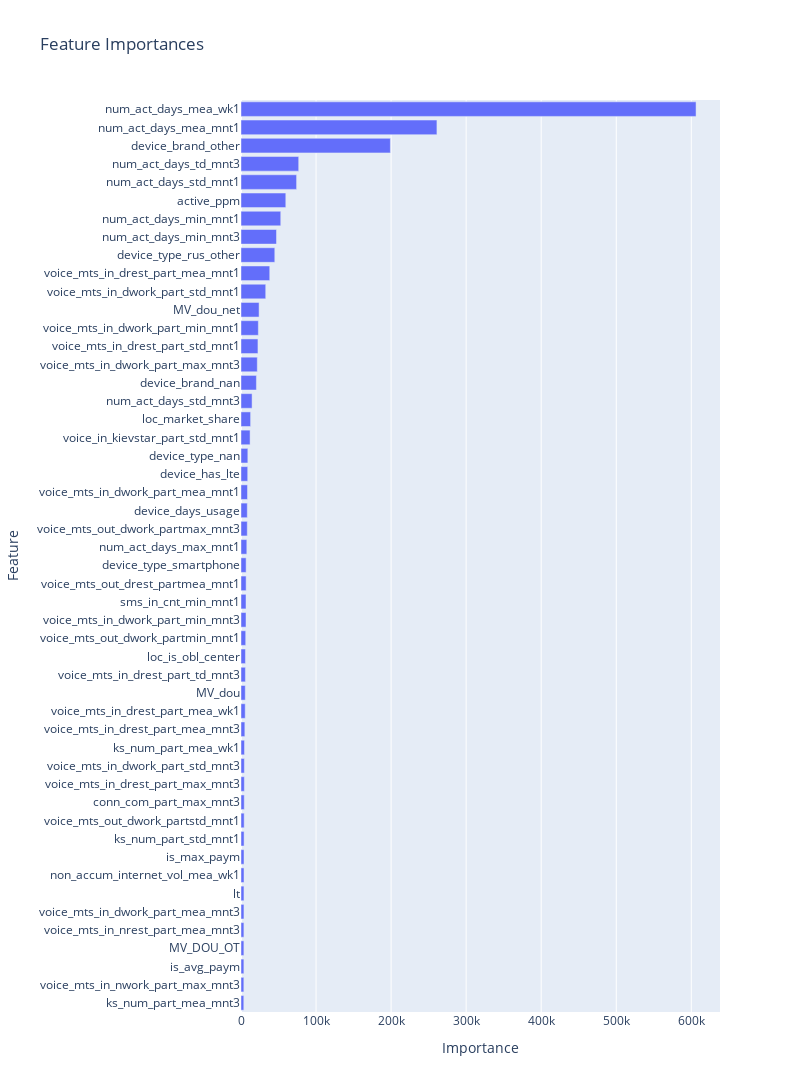

Source (notebook cell):
### Code cell
import plotly.express as px

fig = px.bar(feature_importances[:50], x="Importance", y="Feature", title="Feature Importances")
fig.update_layout(yaxis={"categoryorder": "total ascending"}, width=800, height=1200)
fig.show()

### Figure 1 — Plotly figure (JSON) as saved in the notebook; plotly's stock layout.template omitted (floating-point values rounded to 4 significant figures)
{"data": [{"alignmentgroup": "True", "hovertemplate": "Importance=%{x}<br>Feature=%{y}<extra></extra>", "legendgroup": "", "marker": {"color": "#636efa", "pattern": {"shape": ""}}, "name": "", "offsetgroup": "", "orientation": "h", "showlegend": false, "textposition": "auto", "type": "bar", "x": [606300.0, 261100.0, 199000.0, 76890.0, 74070.0, 59700.0, 52960.0, 47290.0, 45020.0, 38290.0, 32950.0, 24080.0, 23100.0, 22580.0, 21700.0, 20540.0, 14760.0, 12800.0, 12090.0, 9108.0, 8944.0, 8662.0, 8375.0, 8356.0, 7758.0, 6824.0, 6821.0, 6701.0, 6685.0, 6279.0, 5923.0, 5891.0, 5692.0, 5611.0, 5127.0, 4634.0, 4458.0, 4431.0, 4317.0, 4216.0, 4101.0, 4020.0, 3998.0, 3948.0, 3925.0, 3870.0, 3857.0, 3840.0, 3782.0, 3721.0], "xaxis": "x", "y": ["num_act_days_mea_wk1", "num_act_days_mea_mnt1", "device_brand_other", "num_act_days_td_mnt3", "num_act_days_std_mnt1", "active_ppm", "num_act_days_min_mnt1", "num_act_days_min_mnt3", "device_type_rus_other", "voice_mts_in_drest_part_mea_mnt1", "voice_mts_in_dwork_part_std_mnt1", "MV_dou_net", "voice_mts_in_dwork_part_min_mnt1", "voice_mts_in_drest_part_std_mnt1", "voice_mts_in_dwork_part_max_mnt3", "device_brand_nan", "num_act_days_std_mnt3", "loc_market_share", "voice_in_kievstar_part_std_mnt1", "device_type_nan", "device_has_lte", "voice_mts_in_dwork_part_mea_mnt1", "device_days_usage", "voice_mts_out_dwork_partmax_mnt3", "num_act_days_max_mnt1", "device_type_smartphone", "voice_mts_out_drest_partmea_mnt1", "sms_in_cnt_min_mnt1", "voice_mts_in_dwork_part_min_mnt3", "voice_mts_out_dwork_partmin_mnt1", "loc_is_obl_center", "voice_mts_in_drest_part_td_mnt3", "MV_dou", "voice_mts_in_drest_part_mea_wk1", "voice_mts_in_drest_part_mea_mnt3", "ks_num_part_mea_wk1", "voice_mts_in_dwork_part_std_mnt3", "voice_mts_in_drest_part_max_mnt3", "conn_com_part_max_mnt3", "voice_mts_out_dwork_partstd_mnt1", "ks_num_part_std_mnt1", "is_max_paym", "non_accum_internet_vol_mea_wk1", "lt", "voice_mts_in_dwork_part_mea_mnt3", "voice_mts_in_nrest_part_mea_mnt3", "MV_DOU_OT", "is_avg_paym", "voice_mts_in_nwork_part_max_mnt3", "ks_num_part_mea_mnt3"], "yaxis": "y"}], "layout": {"barmode": "relative", "height": 1200, "legend": {"tracegroupgap": 0}, "title": {"text": "Feature Importances"}, "width": 800, "xaxis": {"anchor": "y", "domain": [0, 1], "title": {"text": "Importance"}}, "yaxis": {"anchor": "x", "categoryorder": "total ascending", "domain": [0, 1], "title": {"text": "Feature"}}}}
